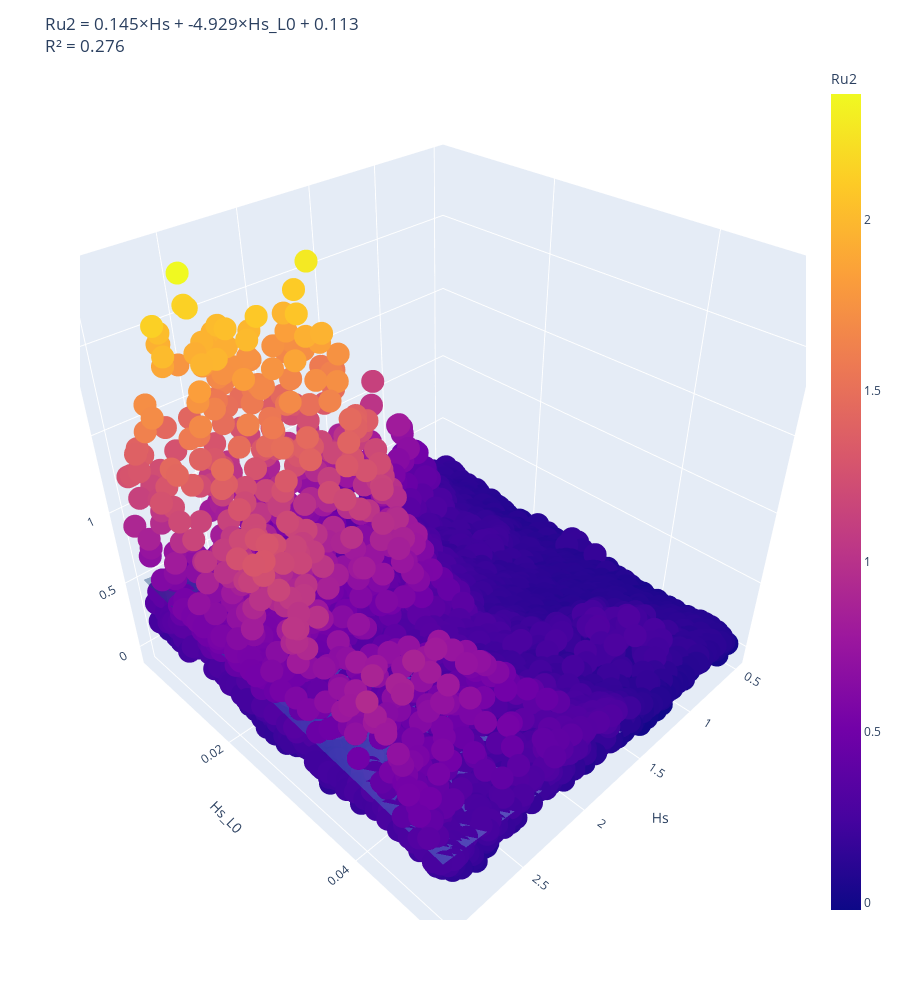

Source (notebook cell):
### Code cell
import pandas as pd
import plotly.express as px
import plotly.graph_objects as go
import numpy as np
from sklearn.linear_model import LinearRegression

# Your existing scatter plot
plot_df = pd.concat(
    [
        df_dataset,
        predicted_runups,
        pd.Series(closest_mda_centroids, name="bmus"),
    ],
    axis=1,
)
fig = px.scatter_3d(plot_df, x="Hs", y="Hs_L0", z="Ru2", color="Ru2", height=1000)

# Fit a plane to the data using linear regression
X = plot_df[["Hs", "Hs_L0"]].values
y = plot_df["Ru2"].values

model = LinearRegression().fit(X, y)
a = model.coef_[0]  # coefficient for Hs
b = model.coef_[1]  # coefficient for Hs_L0
c = model.intercept_  # intercept

# Create equation text for the annotation
equation = f"Ru2 = {a:.3f}×Hs + {b:.3f}×Hs_L0 + {c:.3f}"
r_squared = model.score(X, y)

# Define the range of your x and y values
x_range = [plot_df["Hs"].min(), plot_df["Hs"].max()]
y_range = [plot_df["Hs_L0"].min(), plot_df["Hs_L0"].max()]

# Create a grid for the fitted plane
x_plane = np.linspace(x_range[0], x_range[1], 10)
y_plane = np.linspace(y_range[0], y_range[1], 10)
x_grid, y_grid = np.meshgrid(x_plane, y_plane)

# Calculate z values for the fitted plane
z_plane = a * x_grid + b * y_grid + c

# Add the fitted plane to the figure
fitted_plane = go.Surface(
    x=x_grid,
    y=y_grid,
    z=z_plane,
    colorscale="Blues",
    showscale=False,
    opacity=0.4,
    name="Fitted Plane",
)
fig.add_trace(fitted_plane)

# Update layout for better visualization
fig.update_layout(
    scene=dict(xaxis_title="Hs", yaxis_title="Hs_L0", zaxis_title="Ru2"),
    title=f"{equation}<br>R² = {r_squared:.3f}",
    legend=dict(title="Ru2"),
)

# Add text annotation with the plane equation
# fig.add_annotation(
#     x=0.05,
#     y=0.95,
#     xref="paper",
#     yref="paper",
#     text=f"<b>Fitted plane:</b><br>{equation}<br>R² = {r_squared:.3f}",
#     showarrow=False,
#     font=dict(size=14),
#     bgcolor="white",
#     bordercolor="black",
#     borderwidth=1,
# )

fig.show()

### Figure 1 — Plotly figure (JSON) as saved in the notebook; plotly's stock layout.template omitted (floating-point values rounded to 4 significant figures; data arrays with more than 128 entries replaced by an {"elided": "..."} marker saying what was removed)
{"data": [{"hovertemplate": "Hs=%{x}<br>Hs_L0=%{y}<br>Ru2=%{marker.color}<extra></extra>", "legendgroup": "", "marker": {"color": {"elided": "10000 float values"}, "coloraxis": "coloraxis", "symbol": "circle"}, "mode": "markers", "name": "", "scene": "scene", "showlegend": false, "type": "scatter3d", "x": {"elided": "10000 float values"}, "y": {"elided": "10000 float values"}, "z": {"elided": "10000 float values"}}, {"colorscale": [[0, "rgb(247,251,255)"], [0.125, "rgb(222,235,247)"], [0.25, "rgb(198,219,239)"], [0.375, "rgb(158,202,225)"], [0.5, "rgb(107,174,214)"], [0.625, "rgb(66,146,198)"], [0.75, "rgb(33,113,181)"], [0.875, "rgb(8,81,156)"], [1, "rgb(8,48,107)"]], "name": "Fitted Plane", "opacity": 0.4, "showscale": false, "type": "surface", "x": [[0.5002, 0.7779, 1.056, 1.333, 1.611, 1.889, 2.167, 2.444, 2.722, 3.0], [0.5002, 0.7779, 1.056, 1.333, 1.611, 1.889, 2.167, 2.444, 2.722, 3.0], [0.5002, 0.7779, 1.056, 1.333, 1.611, 1.889, 2.167, 2.444, 2.722, 3.0], [0.5002, 0.7779, 1.056, 1.333, 1.611, 1.889, 2.167, 2.444, 2.722, 3.0], [0.5002, 0.7779, 1.056, 1.333, 1.611, 1.889, 2.167, 2.444, 2.722, 3.0], [0.5002, 0.7779, 1.056, 1.333, 1.611, 1.889, 2.167, 2.444, 2.722, 3.0], [0.5002, 0.7779, 1.056, 1.333, 1.611, 1.889, 2.167, 2.444, 2.722, 3.0], [0.5002, 0.7779, 1.056, 1.333, 1.611, 1.889, 2.167, 2.444, 2.722, 3.0], [0.5002, 0.7779, 1.056, 1.333, 1.611, 1.889, 2.167, 2.444, 2.722, 3.0], [0.5002, 0.7779, 1.056, 1.333, 1.611, 1.889, 2.167, 2.444, 2.722, 3.0]], "y": [[0.005003, 0.005003, 0.005003, 0.005003, 0.005003, 0.005003, 0.005003, 0.005003, 0.005003, 0.005003], [0.01, 0.01, 0.01, 0.01, 0.01, 0.01, 0.01, 0.01, 0.01, 0.01], [0.015, 0.015, 0.015, 0.015, 0.015, 0.015, 0.015, 0.015, 0.015, 0.015], [0.02, 0.02, 0.02, 0.02, 0.02, 0.02, 0.02, 0.02, 0.02, 0.02], [0.025, 0.025, 0.025, 0.025, 0.025, 0.025, 0.025, 0.025, 0.025, 0.025], [0.03, 0.03, 0.03, 0.03, 0.03, 0.03, 0.03, 0.03, 0.03, 0.03], [0.035, 0.035, 0.035, 0.035, 0.035, 0.035, 0.035, 0.035, 0.035, 0.035], [0.04, 0.04, 0.04, 0.04, 0.04, 0.04, 0.04, 0.04, 0.04, 0.04], [0.045, 0.045, 0.045, 0.045, 0.045, 0.045, 0.045, 0.045, 0.045, 0.045], [0.05, 0.05, 0.05, 0.05, 0.05, 0.05, 0.05, 0.05, 0.05, 0.05]], "z": [[0.1611, 0.2014, 0.2416, 0.2818, 0.322, 0.3622, 0.4024, 0.4426, 0.4828, 0.523], [0.1365, 0.1767, 0.2169, 0.2571, 0.2973, 0.3376, 0.3778, 0.418, 0.4582, 0.4984], [0.1119, 0.1521, 0.1923, 0.2325, 0.2727, 0.3129, 0.3531, 0.3933, 0.4335, 0.4738], [0.08722, 0.1274, 0.1676, 0.2078, 0.2481, 0.2883, 0.3285, 0.3687, 0.4089, 0.4491], [0.06257, 0.1028, 0.143, 0.1832, 0.2234, 0.2636, 0.3038, 0.344, 0.3843, 0.4245], [0.03793, 0.07814, 0.1183, 0.1586, 0.1988, 0.239, 0.2792, 0.3194, 0.3596, 0.3998], [0.01328, 0.05349, 0.0937, 0.1339, 0.1741, 0.2143, 0.2545, 0.2948, 0.335, 0.3752], [-0.01136, 0.02885, 0.06906, 0.1093, 0.1495, 0.1897, 0.2299, 0.2701, 0.3103, 0.3505], [-0.036, 0.004206, 0.04442, 0.08463, 0.1248, 0.165, 0.2053, 0.2455, 0.2857, 0.3259], [-0.06065, -0.02044, 0.01977, 0.05998, 0.1002, 0.1404, 0.1806, 0.2208, 0.261, 0.3012]]}], "layout": {"coloraxis": {"colorbar": {"title": {"text": "Ru2"}}, "colorscale": [[0, "#0d0887"], [0.1111, "#46039f"], [0.2222, "#7201a8"], [0.3333, "#9c179e"], [0.4444, "#bd3786"], [0.5556, "#d8576b"], [0.6667, "#ed7953"], [0.7778, "#fb9f3a"], [0.8889, "#fdca26"], [1, "#f0f921"]]}, "height": 1000, "legend": {"title": {"text": "Ru2"}, "tracegroupgap": 0}, "margin": {"t": 60}, "scene": {"domain": {"x": [0, 1], "y": [0, 1]}, "xaxis": {"title": {"text": "Hs"}}, "yaxis": {"title": {"text": "Hs_L0"}}, "zaxis": {"title": {"text": "Ru2"}}}, "title": {"text": "Ru2 = 0.145×Hs + -4.929×Hs_L0 + 0.113<br>R² = 0.276"}}}
